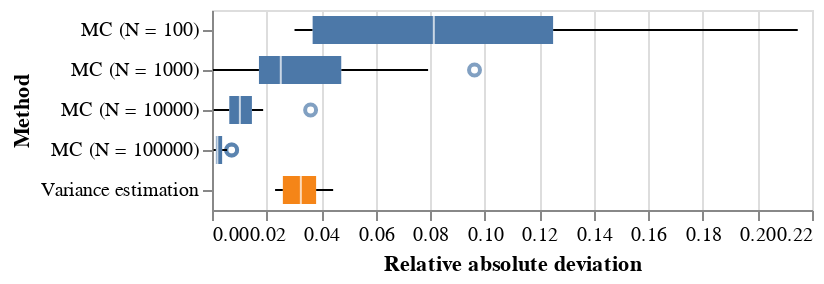

Notebook code cell kept with this figure:
### Code cell
chart = alt.Chart(df).mark_boxplot().encode(
    x=alt.X('Relative absolute deviation:Q', scale=alt.Scale(zero=False)),
    y=alt.Y('Method:N'),
    color=alt.Color('color:N', legend=None)
)
chart

### Figure 1 — Vega-Lite specification as saved in the notebook (floating-point values rounded to 4 significant figures)
{"config": {"view": {"continuousWidth": 300, "continuousHeight": 300}}, "data": {"name": "data-c6601ef312f4d72a990378e8e98835d0"}, "mark": {"type": "boxplot"}, "encoding": {"color": {"field": "color", "legend": null, "type": "nominal"}, "x": {"field": "Relative absolute deviation", "scale": {"zero": false}, "type": "quantitative"}, "y": {"field": "Method", "type": "nominal"}}, "$schema": "https://vega.github.io/schema/vega-lite/v6.1.0.json", "datasets": {"data-c6601ef312f4d72a990378e8e98835d0": [{"X1": 1, "X2": 1, "Method": "MC (N = 100)", "value": 0.01183, "reference": 0.01222, "Relative absolute deviation": 0.03147, "color": "Monte Carlo"}, {"X1": 2, "X2": 1, "Method": "MC (N = 100)", "value": 0.01312, "reference": 0.01523, "Relative absolute deviation": 0.1388, "color": "Monte Carlo"}, {"X1": 3, "X2": 1, "Method": "MC (N = 100)", "value": 0.01483, "reference": 0.01889, "Relative absolute deviation": 0.2148, "color": "Monte Carlo"}, {"X1": 1, "X2": 2, "Method": "MC (N = 100)", "value": 0.02456, "reference": 0.0221, "Relative absolute deviation": 0.1113, "color": "Monte Carlo"}, {"X1": 2, "X2": 2, "Method": "MC (N = 100)", "value": 0.02054, "reference": 0.02546, "Relative absolute deviation": 0.1933, "color": "Monte Carlo"}, {"X1": 3, "X2": 2, "Method": "MC (N = 100)", "value": 0.02736, "reference": 0.02823, "Relative absolute deviation": 0.03082, "color": "Monte Carlo"}, {"X1": 1, "X2": 3, "Method": "MC (N = 100)", "value": 0.03238, "reference": 0.03426, "Relative absolute deviation": 0.05502, "color": "Monte Carlo"}, {"X1": 2, "X2": 3, "Method": "MC (N = 100)", "value": 0.03466, "reference": 0.03773, "Relative absolute deviation": 0.08134, "color": "Monte Carlo"}, {"X1": 3, "X2": 3, "Method": "MC (N = 100)", "value": 0.03941, "reference": 0.04064, "Relative absolute deviation": 0.03026, "color": "Monte Carlo"}, {"X1": 1, "X2": 4, "Method": "MC (N = 100)", "value": 0.05339, "reference": 0.04881, "Relative absolute deviation": 0.09392, "color": "Monte Carlo"}, {"X1": 2, "X2": 4, "Method": "MC (N = 100)", "value": 0.05095, "reference": 0.05289, "Relative absolute deviation": 0.03682, "color": "Monte Carlo"}, {"X1": 3, "X2": 4, "Method": "MC (N = 100)", "value": 0.06512, "reference": 0.05703, "Relative absolute deviation": 0.1417, "color": "Monte Carlo"}, {"X1": 1, "X2": 5, "Method": "MC (N = 100)", "value": 0.06387, "reference": 0.05961, "Relative absolute deviation": 0.07152, "color": "Monte Carlo"}, {"X1": 2, "X2": 5, "Method": "MC (N = 100)", "value": 0.05828, "reference": 0.06389, "Relative absolute deviation": 0.08778, "color": "Monte Carlo"}, {"X1": 3, "X2": 5, "Method": "MC (N = 100)", "value": 0.06916, "reference": 0.0667, "Relative absolute deviation": 0.03698, "color": "Monte Carlo"}, {"X1": 1, "X2": 1, "Method": "MC (N = 1000)", "value": 0.01263, "reference": 0.01222, "Relative absolute deviation": 0.03386, "color": "Monte Carlo"}, {"X1": 2, "X2": 1, "Method": "MC (N = 1000)", "value": 0.01403, "reference": 0.01523, "Relative absolute deviation": 0.07923, "color": "Monte Carlo"}, {"X1": 3, "X2": 1, "Method": "MC (N = 1000)", "value": 0.0192, "reference": 0.01889, "Relative absolute deviation": 0.01633, "color": "Monte Carlo"}, {"X1": 1, "X2": 2, "Method": "MC (N = 1000)", "value": 0.02265, "reference": 0.0221, "Relative absolute deviation": 0.02522, "color": "Monte Carlo"}, {"X1": 2, "X2": 2, "Method": "MC (N = 1000)", "value": 0.02391, "reference": 0.02546, "Relative absolute deviation": 0.06092, "color": "Monte Carlo"}, {"X1": 3, "X2": 2, "Method": "MC (N = 1000)", "value": 0.02737, "reference": 0.02823, "Relative absolute deviation": 0.03068, "color": "Monte Carlo"}, {"X1": 1, "X2": 3, "Method": "MC (N = 1000)", "value": 0.03448, "reference": 0.03426, "Relative absolute deviation": 0.006396, "color": "Monte Carlo"}, {"X1": 2, "X2": 3, "Method": "MC (N = 1000)", "value": 0.04137, "reference": 0.03773, "Relative absolute deviation": 0.09625, "color": "Monte Carlo"}, {"X1": 3, "X2": 3, "Method": "MC (N = 1000)", "value": 0.03976, "reference": 0.04064, "Relative absolute deviation": 0.02155, "color": "Monte Carlo"}, {"X1": 1, "X2": 4, "Method": "MC (N = 1000)", "value": 0.0519, "reference": 0.04881, "Relative absolute deviation": 0.06337, "color": "Monte Carlo"}, {"X1": 2, "X2": 4, "Method": "MC (N = 1000)", "value": 0.05288, "reference": 0.05289, "Relative absolute deviation": 0.0003668, "color": "Monte Carlo"}, {"X1": 3, "X2": 4, "Method": "MC (N = 1000)", "value": 0.05726, "reference": 0.05703, "Relative absolute deviation": 0.003953, "color": "Monte Carlo"}, {"X1": 1, "X2": 5, "Method": "MC (N = 1000)", "value": 0.05853, "reference": 0.05961, "Relative absolute deviation": 0.0181, "color": "Monte Carlo"}, {"X1": 2, "X2": 5, "Method": "MC (N = 1000)", "value": 0.06257, "reference": 0.06389, "Relative absolute deviation": 0.02061, "color": "Monte Carlo"}, {"X1": 3, "X2": 5, "Method": "MC (N = 1000)", "value": 0.06446, "reference": 0.0667, "Relative absolute deviation": 0.03352, "color": "Monte Carlo"}, {"X1": 1, "X2": 1, "Method": "MC (N = 10000)", "value": 0.01238, "reference": 0.01222, "Relative absolute deviation": 0.01357, "color": "Monte Carlo"}, {"X1": 2, "X2": 1, "Method": "MC (N = 10000)", "value": 0.01515, "reference": 0.01523, "Relative absolute deviation": 0.005179, "color": "Monte Carlo"}, {"X1": 3, "X2": 1, "Method": "MC (N = 10000)", "value": 0.01915, "reference": 0.01889, "Relative absolute deviation": 0.01377, "color": "Monte Carlo"}, {"X1": 1, "X2": 2, "Method": "MC (N = 10000)", "value": 0.02232, "reference": 0.0221, "Relative absolute deviation": 0.01001, "color": "Monte Carlo"}, {"X1": 2, "X2": 2, "Method": "MC (N = 10000)", "value": 0.02594, "reference": 0.02546, "Relative absolute deviation": 0.01875, "color": "Monte Carlo"}, {"X1": 3, "X2": 2, "Method": "MC (N = 10000)", "value": 0.02825, "reference": 0.02823, "Relative absolute deviation": 0.0006234, "color": "Monte Carlo"}, {"X1": 1, "X2": 3, "Method": "MC (N = 10000)", "value": 0.03457, "reference": 0.03426, "Relative absolute deviation": 0.008849, "color": "Monte Carlo"}, {"X1": 2, "X2": 3, "Method": "MC (N = 10000)", "value": 0.0391, "reference": 0.03773, "Relative absolute deviation": 0.03615, "color": "Monte Carlo"}, {"X1": 3, "X2": 3, "Method": "MC (N = 10000)", "value": 0.04058, "reference": 0.04064, "Relative absolute deviation": 0.001559, "color": "Monte Carlo"}, {"X1": 1, "X2": 4, "Method": "MC (N = 10000)", "value": 0.04961, "reference": 0.04881, "Relative absolute deviation": 0.01649, "color": "Monte Carlo"}, {"X1": 2, "X2": 4, "Method": "MC (N = 10000)", "value": 0.05344, "reference": 0.05289, "Relative absolute deviation": 0.01022, "color": "Monte Carlo"}, {"X1": 3, "X2": 4, "Method": "MC (N = 10000)", "value": 0.05661, "reference": 0.05703, "Relative absolute deviation": 0.007501, "color": "Monte Carlo"}, {"X1": 1, "X2": 5, "Method": "MC (N = 10000)", "value": 0.05953, "reference": 0.05961, "Relative absolute deviation": 0.001384, "color": "Monte Carlo"}, {"X1": 2, "X2": 5, "Method": "MC (N = 10000)", "value": 0.06487, "reference": 0.06389, "Relative absolute deviation": 0.01533, "color": "Monte Carlo"}, {"X1": 3, "X2": 5, "Method": "MC (N = 10000)", "value": 0.06762, "reference": 0.0667, "Relative absolute deviation": 0.01394, "color": "Monte Carlo"}, {"X1": 1, "X2": 1, "Method": "MC (N = 100000)", "value": 0.01224, "reference": 0.01222, "Relative absolute deviation": 0.001958, "color": "Monte Carlo"}, {"X1": 2, "X2": 1, "Method": "MC (N = 100000)", "value": 0.0152, "reference": 0.01523, "Relative absolute deviation": 0.001909, "color": "Monte Carlo"}, {"X1": 3, "X2": 1, "Method": "MC (N = 100000)", "value": 0.01882, "reference": 0.01889, "Relative absolute deviation": 0.003529, "color": "Monte Carlo"}, {"X1": 1, "X2": 2, "Method": "MC (N = 100000)", "value": 0.02204, "reference": 0.0221, "Relative absolute deviation": 0.00239, "color": "Monte Carlo"}, {"X1": 2, "X2": 2, "Method": "MC (N = 100000)", "value": 0.02536, "reference": 0.02546, "Relative absolute deviation": 0.003907, "color": "Monte Carlo"}, {"X1": 3, "X2": 2, "Method": "MC (N = 100000)", "value": 0.02844, "reference": 0.02823, "Relative absolute deviation": 0.007214, "color": "Monte Carlo"}, {"X1": 1, "X2": 3, "Method": "MC (N = 100000)", "value": 0.03424, "reference": 0.03426, "Relative absolute deviation": 0.0006777, "color": "Monte Carlo"}, {"X1": 2, "X2": 3, "Method": "MC (N = 100000)", "value": 0.03753, "reference": 0.03773, "Relative absolute deviation": 0.005499, "color": "Monte Carlo"}, {"X1": 3, "X2": 3, "Method": "MC (N = 100000)", "value": 0.04057, "reference": 0.04064, "Relative absolute deviation": 0.001675, "color": "Monte Carlo"}, {"X1": 1, "X2": 4, "Method": "MC (N = 100000)", "value": 0.0489, "reference": 0.04881, "Relative absolute deviation": 0.001862, "color": "Monte Carlo"}, {"X1": 2, "X2": 4, "Method": "MC (N = 100000)", "value": 0.05283, "reference": 0.05289, "Relative absolute deviation": 0.001178, "color": "Monte Carlo"}, {"X1": 3, "X2": 4, "Method": "MC (N = 100000)", "value": 0.05662, "reference": 0.05703, "Relative absolute deviation": 0.007204, "color": "Monte Carlo"}, {"X1": 1, "X2": 5, "Method": "MC (N = 100000)", "value": 0.05942, "reference": 0.05961, "Relative absolute deviation": 0.003118, "color": "Monte Carlo"}, {"X1": 2, "X2": 5, "Method": "MC (N = 100000)", "value": 0.06383, "reference": 0.06389, "Relative absolute deviation": 0.0009834, "color": "Monte Carlo"}, {"X1": 3, "X2": 5, "Method": "MC (N = 100000)", "value": 0.06666, "reference": 0.0667, "Relative absolute deviation": 0.0005892, "color": "Monte Carlo"}, {"X1": 1, "X2": 1, "Method": "Variance estimation", "value": 0.01175, "reference": 0.01222, "Relative absolute deviation": 0.03872, "color": "Our method"}, {"X1": 2, "X2": 1, "Method": "Variance estimation", "value": 0.01475, "reference": 0.01523, "Relative absolute deviation": 0.03197, "color": "Our method"}, {"X1": 3, "X2": 1, "Method": "Variance estimation", "value": 0.01823, "reference": 0.01889, "Relative absolute deviation": 0.03498, "color": "Our method"}, {"X1": 1, "X2": 2, "Method": "Variance estimation", "value": 0.02155, "reference": 0.0221, "Relative absolute deviation": 0.02498, "color": "Our method"}, {"X1": 2, "X2": 2, "Method": "Variance estimation", "value": 0.0248, "reference": 0.02546, "Relative absolute deviation": 0.02606, "color": "Our method"}, {"X1": 3, "X2": 2, "Method": "Variance estimation", "value": 0.02753, "reference": 0.02823, "Relative absolute deviation": 0.02493, "color": "Our method"}, {"X1": 1, "X2": 3, "Method": "Variance estimation", "value": 0.03338, "reference": 0.03426, "Relative absolute deviation": 0.02591, "color": "Our method"}, {"X1": 2, "X2": 3, "Method": "Variance estimation", "value": 0.03686, "reference": 0.03773, "Relative absolute deviation": 0.02313, "color": "Our method"}, {"X1": 3, "X2": 3, "Method": "Variance estimation", "value": 0.03953, "reference": 0.04064, "Relative absolute deviation": 0.02728, "color": "Our method"}, {"X1": 1, "X2": 4, "Method": "Variance estimation", "value": 0.04683, "reference": 0.04881, "Relative absolute deviation": 0.04046, "color": "Our method"}, {"X1": 2, "X2": 4, "Method": "Variance estimation", "value": 0.05072, "reference": 0.05289, "Relative absolute deviation": 0.04106, "color": "Our method"}, {"X1": 3, "X2": 4, "Method": "Variance estimation", "value": 0.0545, "reference": 0.05703, "Relative absolute deviation": 0.04442, "color": "Our method"}, {"X1": 1, "X2": 5, "Method": "Variance estimation", "value": 0.05742, "reference": 0.05961, "Relative absolute deviation": 0.03665, "color": "Our method"}, {"X1": 2, "X2": 5, "Method": "Variance estimation", "value": 0.06181, "reference": 0.06389, "Relative absolute deviation": 0.03258, "color": "Our method"}, {"X1": 3, "X2": 5, "Method": "Variance estimation", "value": 0.06419, "reference": 0.0667, "Relative absolute deviation": 0.03763, "color": "Our method"}]}}
